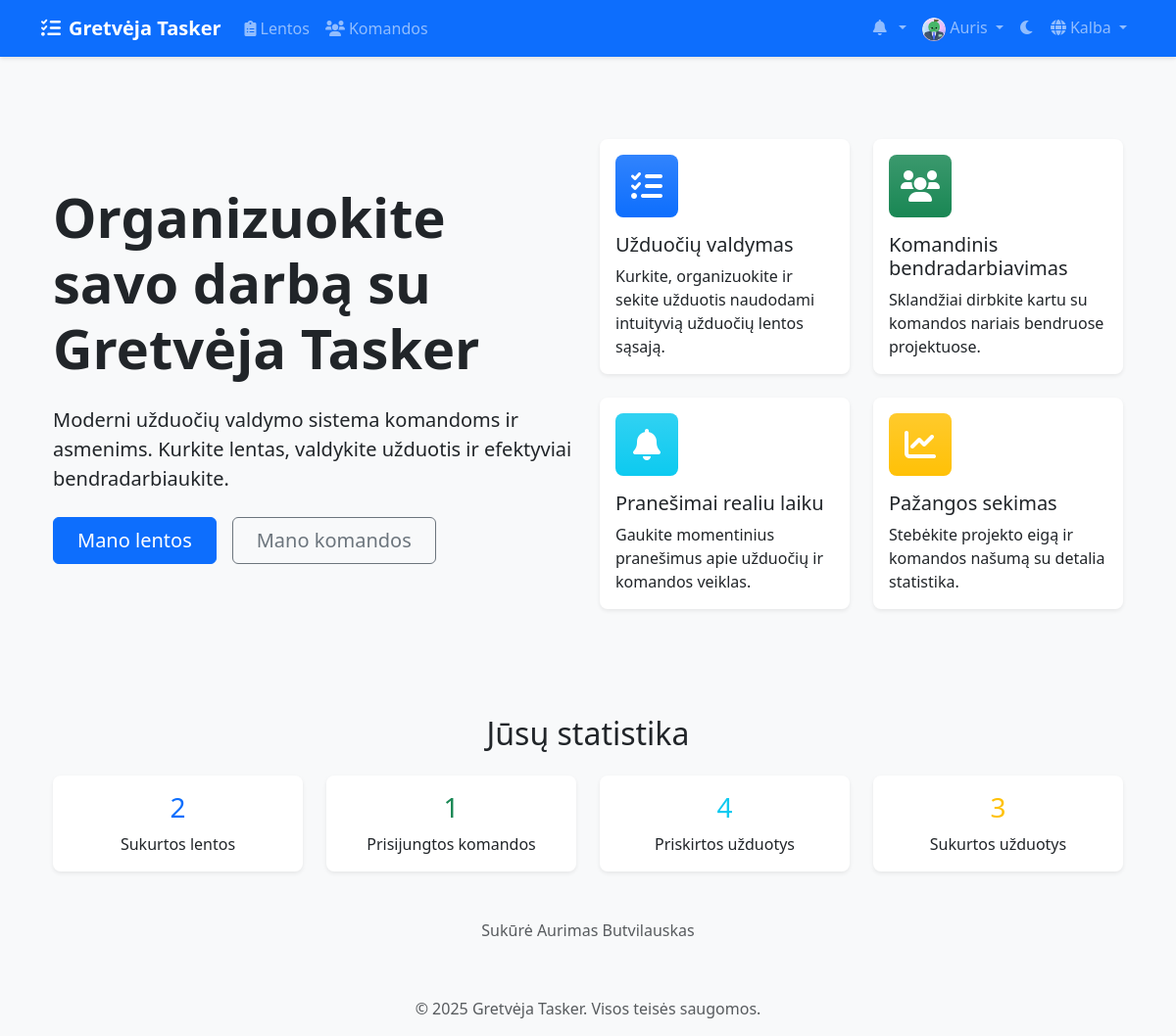
/lt/ (signed in), run on the app's committed database.
### accounts/models.py (models this page shows, shortened)
class CustomUser(AbstractUser):
    email = models.EmailField(_('email address'), unique=True)
    avatar = models.ImageField(upload_to='avatars/', null=True, blank=True)
    bio = models.TextField(max_length=500, blank=True)
    theme_preference = models.CharField(
        max_length=10,
        choices=[('light', 'Light'), ('dark', 'Dark')],
        default='light'
    )
    notification_preferences = models.JSONField(
        default=dict,
        help_text=_('User notification preferences')
    )
    class Meta:
        verbose_name = _('user')
        verbose_name_plural = _('users')

### templates/home.html (shortened to what this page needs)
{% extends 'base.html' %}
{% load static %}
{% load i18n %}
{% block content %}
<div class="container">
    <div class="row align-items-center min-vh-75">
        <div class="col-lg-6">
            <h1 class="display-4 fw-bold mb-4">{% trans "Organize Your Work with Gretvėja Tasker" %}</h1>
            <p class="lead mb-4">{% trans "A modern task management solution for teams and individuals. Create boards, manage tasks, and collaborate effectively." %}</p>
            {% if not user.is_authenticated %}
                <div class="d-grid gap-2 d-md-flex justify-content-md-start">
                    <a href="{% url 'account_signup' %}" class="btn btn-primary btn-lg px-4 me-md-2">{% trans "Get Started" %}</a>
                    <a href="{% url 'account_login' %}" class="btn btn-outline-secondary btn-lg px-4">{% trans "Sign In" %}</a>
                </div>
            {% else %}
                <div class="d-grid gap-2 d-md-flex justify-content-md-start">
                    <a href="{% url 'boards:board_list' %}" class="btn btn-primary btn-lg px-4 me-md-2">{% trans "My Boards" %}</a>
                    <a href="{% url 'teams:team_list' %}" class="btn btn-outline-secondary btn-lg px-4">{% trans "My Teams" %}</a>
                </div>
            {% endif %}
        </div>
        <div class="col-lg-6">
            <div class="row g-4">
                <div class="col-md-6">
                    <div class="card h-100 border-0 shadow-sm">
                        <div class="card-body">
                            <div class="feature-icon bg-primary bg-gradient text-white rounded-3 mb-3">
                                <i class="fas fa-tasks fa-2x p-3"></i>
                            </div>
                            <h5 class="card-title">{% trans "Task Management" %}</h5>
                            <p class="card-text">{% trans "Create, organize, and track tasks with our intuitive task board interface." %}</p>
                        </div>
                    </div>
                </div>
                <div class="col-md-6">
                    <div class="card h-100 border-0 shadow-sm">
                        <div class="card-body">
                            <div class="feature-icon bg-success bg-gradient text-white rounded-3 mb-3">
                                <i class="fas fa-users fa-2x p-3"></i>
                            </div>
                            <h5 class="card-title">{% trans "Team Collaboration" %}</h5>
                            <p class="card-text">{% trans "Work together seamlessly with team members on shared projects." %}</p>
                        </div>
                    </div>
                </div>
                <div class="col-md-6">
                    <div class="card h-100 border-0 shadow-sm">
                        <div class="card-body">
                            <div class="feature-icon bg-info bg-gradient text-white rounded-3 mb-3">
                                <i class="fas fa-bell fa-2x p-3"></i>
                            </div>
                            <h5 class="card-title">{% trans "Real-time Notifications" %}</h5>
                            <p class="card-text">{% trans "Stay updated with instant notifications about task and team activities." %}</p>
                        </div>
                    </div>
                </div>
                <div class="col-md-6">
                    <div class="card h-100 border-0 shadow-sm">
                        <div class="card-body">
                            <div class="feature-icon bg-warning bg-gradient text-white rounded-3 mb-3">
                                <i class="fas fa-chart-line fa-2x p-3"></i>
                            </div>
                            <h5 class="card-title">{% trans "Progress Tracking" %}</h5>
                            <p class="card-text">{% trans "Monitor project progress and team performance with detailed statistics." %}</p>
                        </div>
                    </div>
                </div>
            </div>
        </div>
    </div>
    {% if user.is_authenticated %}
    <div class="row mt-5">
        <div class="col-12">
            <h2 class="text-center mb-4">{% trans "Your Statistics" %}</h2>
        </div>
        <div class="col-md-3">
            <div class="card text-center border-0 shadow-sm">
                <div class="card-body">
                    <h3 class="card-title text-primary">{{ user.owned_boards.count }}</h3>
                    <p class="card-text">{% trans "Boards Created" %}</p>
                </div>
            </div>
        </div>
        <div class="col-md-3">
            <div class="card text-center border-0 shadow-sm">
                <div class="card-body">
                    <h3 class="card-title text-success">{{ user.teams.count }}</h3>
                    <p class="card-text">{% trans "Teams Joined" %}</p>
                </div>
            </div>
        </div>
        <div class="col-md-3">
            <div class="card text-center border-0 shadow-sm">
                <div class="card-body">
                    <h3 class="card-title text-info">{{ user.assigned_tasks.count }}</h3>
                    <p class="card-text">{% trans "Tasks Assigned" %}</p>
                </div>
            </div>
        </div>
        <div class="col-md-3">
            <div class="card text-center border-0 shadow-sm">
                <div class="card-body">
                    <h3 class="card-title text-warning">{{ user.created_tasks.count }}</h3>
                    <p class="card-text">{% trans "Tasks Created" %}</p>
                </div>
            </div>
        </div>
    </div>
    {% endif %}
    <div class="row mt-5">
        <div class="col-12 text-center">
            <p class="text-muted">{% trans "Created by Aurimas Butvilauskas" %}</p>
        </div>
    </div>
</div>
{% endblock %}

### templates/base.html (shortened to what this page needs)
{% load static %}
{% load compress %}
{% load i18n %}
<!DOCTYPE html>
<html lang="{{ LANGUAGE_CODE }}" data-bs-theme="light">
<head>
    <link href="https://cdn.jsdelivr.net/npm/bootstrap@5.3.2/dist/css/bootstrap.min.css" rel="stylesheet">
    <link href="https://cdnjs.cloudflare.com/ajax/libs/font-awesome/6.0.0/css/all.min.css" rel="stylesheet">
    <link href="https://cdn.jsdelivr.net/npm/select2@4.1.0-rc.0/dist/css/select2.min.css" rel="stylesheet">
    <link href="https://cdn.jsdelivr.net/npm/select2-bootstrap-5-theme@1.3.0/dist/select2-bootstrap-5-theme.min.css" rel="stylesheet">
    {% compress css %}
    <link href="{% static 'css/style.css' %}" rel="stylesheet">
    {% endcompress %}
</head>
<body>
    <nav class="navbar navbar-expand-lg navbar-dark bg-primary">
        <div class="container">
            <a class="navbar-brand" href="{% url 'home' %}">
                <i class="fas fa-tasks me-2"></i>{% trans "Gretvėja Tasker" %}
            </a>
            <div class="collapse navbar-collapse" id="navbarNav">
                <ul class="navbar-nav me-auto">
                    {% if user.is_authenticated %}
                        <li class="nav-item">
                            <a class="nav-link" href="{% url 'boards:board_list' %}">
                                <i class="fas fa-clipboard-list me-1"></i>{% trans "Boards" %}
                            </a>
                        </li>
                        <li class="nav-item">
                            <a class="nav-link" href="{% url 'teams:team_list' %}">
                                <i class="fas fa-users me-1"></i>{% trans "Teams" %}
                            </a>
                        </li>
                    {% endif %}
                </ul>
                <ul class="navbar-nav">
                    {% if user.is_authenticated %}
                        <li class="nav-item dropdown">
                            <a class="nav-link dropdown-toggle" href="#" id="notificationsDropdown" role="button" data-bs-toggle="dropdown">
                                <i class="fas fa-bell me-1"></i>
                            </a>
                        </li>
                        <li class="nav-item dropdown">
                            <a class="nav-link dropdown-toggle" href="#" id="userDropdown" role="button" data-bs-toggle="dropdown">
                                {% if user.avatar %}
                                    <img src="{{ user.avatar.url }}" alt="{% trans 'Avatar' %}" class="rounded-circle" width="24" height="24">
                                {% else %}
                                    <i class="fas fa-user-circle"></i>
                                {% endif %}
                                {{ user.username }}
                            </a>
                        </li>
                    {% endif %}
                    <li class="nav-item">
                        <button class="btn nav-link" id="theme-toggle">
                            <i class="fas fa-moon"></i>
                        </button>
                    </li>
                    <li class="nav-item dropdown">
                        <a class="nav-link dropdown-toggle" href="#" id="languageDropdown" role="button" data-bs-toggle="dropdown">
                            <i class="fas fa-globe me-1"></i>{% trans "Language" %}
                        </a>
                                {% get_current_language as CURRENT_LANGUAGE %}
                                {% get_available_languages as LANGUAGES %}
                    </li>
                </ul>
            </div>
        </div>
    </nav>
    <main class="container my-4">
        {% block content %}{% endblock %}
    </main>
    <footer class="footer mt-auto py-3 bg-light">
        <div class="container text-center">
            <span class="text-muted">© {% now "Y" %} Gretvėja Tasker. {% trans "All rights reserved." %}</span>
        </div>
    </footer>
</body>
</html>

### static/css/style.css (style rules this page uses)
:root { --primary-color: #0d6efd; --secondary-color: #6c757d; --success-color: #198754; --info-color: #0dcaf0; --warning-color: #ffc107; --danger-color: #dc3545; --light-color: #f8f9fa; --dark-color: #212529; --todo-color: #ff6b6b; --doing-color: #ffd93d; --done-color: #6bcb77; --rejected-color: #4d96ff; }
body { min-height: 100vh; display: flex; flex-direction: column; background-color: var(--bs-gray-100); }
main { flex: 1; }
.navbar { box-shadow: 0 2px 4px rgba(0,0,0,0.1); }
.navbar-brand { font-weight: bold; }
.card { border-radius: 0.5rem; box-shadow: 0 0.125rem 0.25rem rgba(0,0,0,0.075); transition: transform 0.2s ease-in-out; border: none; }
.btn { border-radius: 0.375rem; padding: 0.5rem 1rem; font-weight: 500; transition: all 0.2s ease; }
.btn-primary { background-color: var(--primary-color); border-color: var(--primary-color); color: white; }

### templates/home.html (style rules this page uses)
.feature-icon { display: inline-flex; align-items: center; justify-content: center; width: 64px; height: 64px; border-radius: 0.75rem; }
.min-vh-75 { min-height: 75vh; }

### data on the page
CustomUser: avatar (picture), username "Auris", owned_boards.count "2", teams.count "1", assigned_tasks.count "4", created_tasks.count "3"
